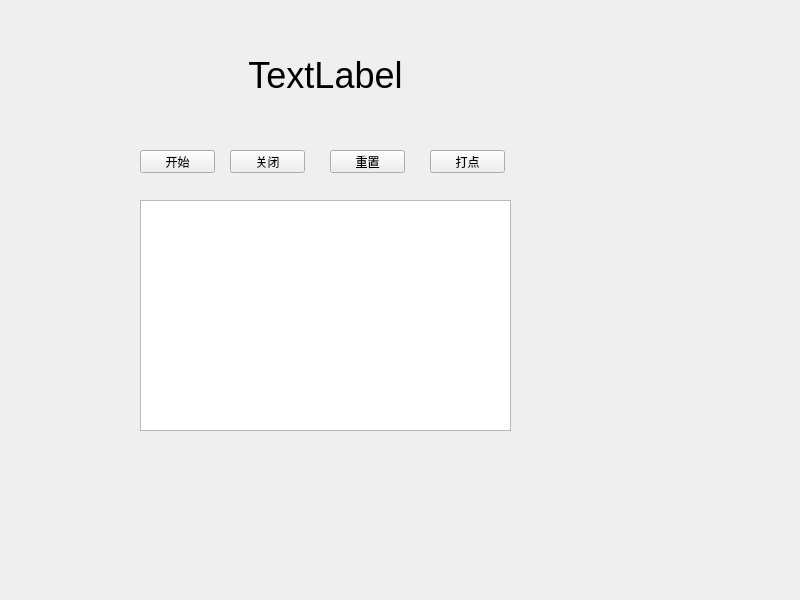
<?xml version="1.0" encoding="UTF-8"?>
<ui version="4.0">
 <class>Widget</class>
 <widget class="QWidget" name="Widget">
  <property name="geometry">
   <rect>
    <x>0</x>
    <y>0</y>
    <width>800</width>
    <height>600</height>
   </rect>
  </property>
  <property name="windowTitle">
   <string>Widget</string>
  </property>
  <widget class="QLabel" name="label">
   <property name="geometry">
    <rect>
     <x>150</x>
     <y>40</y>
     <width>351</width>
     <height>71</height>
    </rect>
   </property>
   <property name="font">
    <font>
     <pointsize>27</pointsize>
    </font>
   </property>
   <property name="text">
    <string>TextLabel</string>
   </property>
   <property name="alignment">
    <set>Qt::AlignmentFlag::AlignCenter</set>
   </property>
  </widget>
  <widget class="QTextBrowser" name="recvtextBrowser">
   <property name="geometry">
    <rect>
     <x>140</x>
     <y>200</y>
     <width>371</width>
     <height>231</height>
    </rect>
   </property>
  </widget>
  <widget class="QPushButton" name="startButton">
   <property name="geometry">
    <rect>
     <x>140</x>
     <y>150</y>
     <width>75</width>
     <height>23</height>
    </rect>
   </property>
   <property name="text">
    <string>开始</string>
   </property>
  </widget>
  <widget class="QPushButton" name="closeButton">
   <property name="geometry">
    <rect>
     <x>230</x>
     <y>150</y>
     <width>75</width>
     <height>23</height>
    </rect>
   </property>
   <property name="text">
    <string>关闭</string>
   </property>
  </widget>
  <widget class="QPushButton" name="resetButton">
   <property name="geometry">
    <rect>
     <x>330</x>
     <y>150</y>
     <width>75</width>
     <height>23</height>
    </rect>
   </property>
   <property name="text">
    <string>重置</string>
   </property>
  </widget>
  <widget class="QPushButton" name="markButton">
   <property name="geometry">
    <rect>
     <x>430</x>
     <y>150</y>
     <width>75</width>
     <height>23</height>
    </rect>
   </property>
   <property name="text">
    <string>打点</string>
   </property>
  </widget>
 </widget>
 <resources/>
 <connections/>
</ui>
